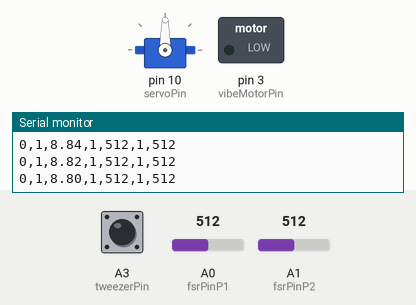
The sketch below on a simulated Arduino Uno, built with avr-gcc and run on an emulated ATmega328P. Shown: servo, switched loads named in the sketch (green lamp = pin HIGH), the last lines printed to the serial monitor. The test bench sets the inputs (shaded band); at power-on: A3 (tweezerPin) HIGH, A0 (fsrPinP1) = 512, A1 (fsrPinP2) = 512.

Above: at 1.2 s.
1.3 s: A3 (tweezerPin) pulled LOW for 0.15 s
At 1.38 s:
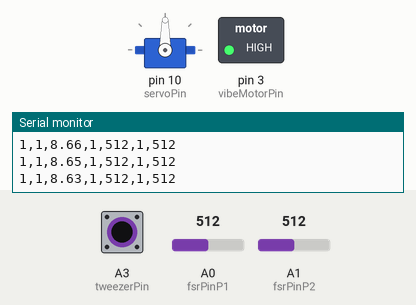
2.9 s: A3 (tweezerPin) pulled LOW for 3.2 s
At 7.3 s:
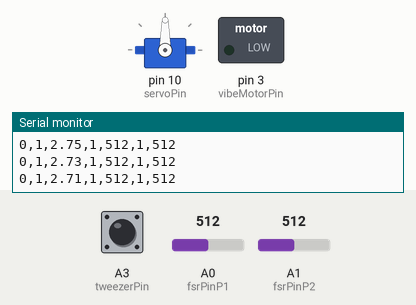
7.6 s: A3 (tweezerPin) pulled LOW for 3.2 s
At 12.1 s:
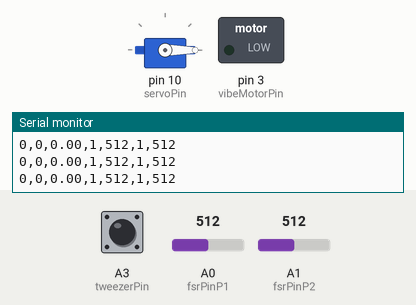
Timing chart, 0 to 13.6 s (numbered marks = the images above; inputs shaded):
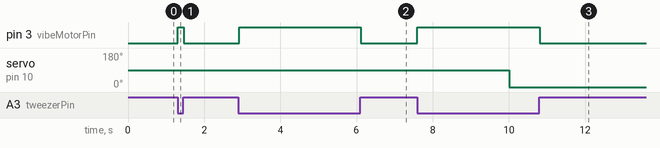

The sketch:

arduino.ino
```cpp
#include <Servo.h>

// Tweezer / foil input
const int tweezerPin = A3;

// FSR inputs
const int fsrPinP1 = A0;
const int fsrPinP2 = A1;

// Outputs
const int vibeMotorPin = 3;
const int servoPin = 10;

// FSR threshold
const int fsrTouchThreshold = 980;

// Servo countdown time
const unsigned long delayTime = 10000;

// Servo angles
const int servoStartAngle = 90;
const int servoEndAngle = 0;

Servo gateServo;

bool timerActive = false;
bool servoAlreadyMoved = false;

bool lastFSRPressedP1 = false;
bool lastFSRPressedP2 = false;

unsigned long fsrTouchTime = 0;

void setup() {
  Serial.begin(115200);

  pinMode(tweezerPin, INPUT_PULLUP);

  pinMode(fsrPinP1, INPUT_PULLUP);
  pinMode(fsrPinP2, INPUT_PULLUP);

  pinMode(vibeMotorPin, OUTPUT);

  gateServo.attach(servoPin);

  // Start at 90 degrees
  gateServo.write(servoStartAngle);
}

void loop() {
  int tweezerState = digitalRead(tweezerPin);
  bool touchingFoil = (tweezerState == LOW);

  int fsrValueP1 = analogRead(fsrPinP1);
  int fsrValueP2 = analogRead(fsrPinP2);

  bool currentFSRPressedP1 = (fsrValueP1 < fsrTouchThreshold);
  bool currentFSRPressedP2 = (fsrValueP2 < fsrTouchThreshold);

  // Vibration motor turns on when tweezers touch foil.
  if (touchingFoil) {
    digitalWrite(vibeMotorPin, HIGH);
  } else {
    digitalWrite(vibeMotorPin, LOW);
  }

  // Start timer when either FSR is first pressed.
  // Only start if the servo has not already moved.
  if (!servoAlreadyMoved &&
      ((currentFSRPressedP1 && !lastFSRPressedP1) ||
       (currentFSRPressedP2 && !lastFSRPressedP2))) {
    if (!timerActive) {
      timerActive = true;
      fsrTouchTime = millis();
    }
  }

  lastFSRPressedP1 = currentFSRPressedP1;
  lastFSRPressedP2 = currentFSRPressedP2;

  // After countdown, rotate once from 90 to 0.
  if (timerActive && !servoAlreadyMoved && (millis() - fsrTouchTime >= delayTime)) {
    gateServo.write(servoEndAngle);
    servoAlreadyMoved = true;
    timerActive = false;
  }

  float secondsLeft = 0.0;

  if (timerActive) {
    secondsLeft = (float)(delayTime - (millis() - fsrTouchTime)) / 1000.0;
  }

  // Send to Unity
  // Format:
  // touchingFoil,timerActive,secondsLeft,p1FSRPressed,p1FSRValue,p2FSRPressed,p2FSRValue
  Serial.print(touchingFoil ? 1 : 0);
  Serial.print(",");
  Serial.print(timerActive ? 1 : 0);
  Serial.print(",");
  Serial.print(secondsLeft, 2);
  Serial.print(",");
  Serial.print(currentFSRPressedP1 ? 1 : 0);
  Serial.print(",");
  Serial.print(fsrValueP1);
  Serial.print(",");
  Serial.print(currentFSRPressedP2 ? 1 : 0);
  Serial.print(",");
  Serial.println(fsrValueP2);

  delay(16);
}
```

Measured:
- after the input at 1.3 s, pin 3 (vibeMotorPin): LOW → HIGH at once, → LOW 0.16 s later
- after the input at 2.9 s, pin 3 (vibeMotorPin): LOW → HIGH at once, → LOW 3.2 s later
- after the input at 7.6 s, pin 3 (vibeMotorPin): LOW → HIGH at once, → LOW 3.2 s later
